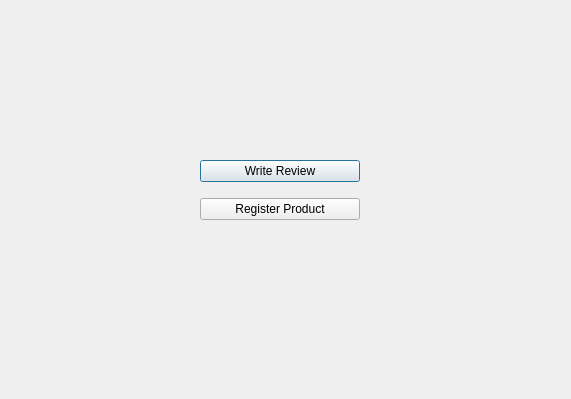
<?xml version="1.0" encoding="UTF-8"?>
<ui version="4.0">
 <class>insert_query</class>
 <widget class="QDialog" name="insert_query">
  <property name="geometry">
   <rect>
    <x>0</x>
    <y>0</y>
    <width>571</width>
    <height>399</height>
   </rect>
  </property>
  <property name="windowTitle">
   <string>Dialog</string>
  </property>
  <widget class="QWidget" name="verticalLayoutWidget">
   <property name="geometry">
    <rect>
     <x>200</x>
     <y>150</y>
     <width>160</width>
     <height>80</height>
    </rect>
   </property>
   <layout class="QVBoxLayout" name="verticalLayout">
    <item>
     <widget class="QPushButton" name="insert_s1">
      <property name="text">
       <string>Write Review</string>
      </property>
     </widget>
    </item>
    <item>
     <widget class="QPushButton" name="insert_s2">
      <property name="text">
       <string>Register Product</string>
      </property>
     </widget>
    </item>
   </layout>
  </widget>
 </widget>
 <resources/>
 <connections/>
</ui>
